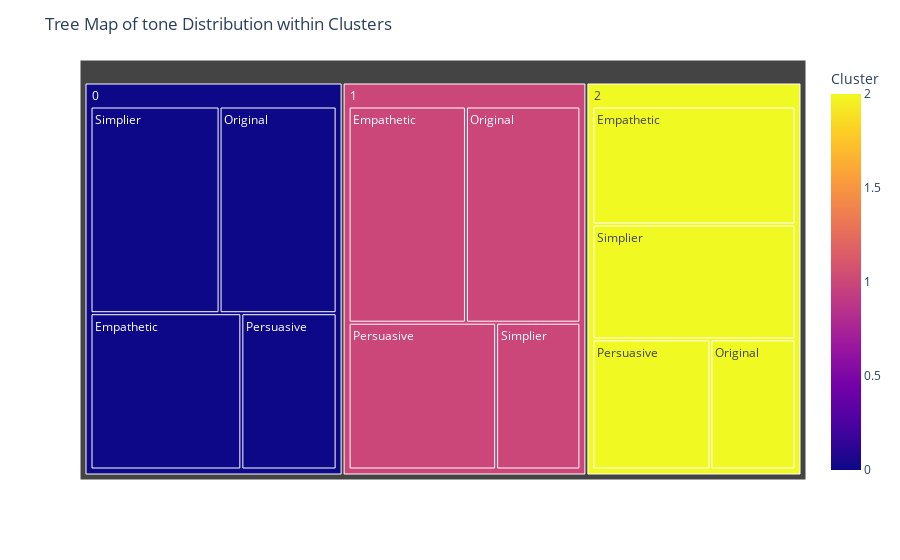

Here is the notebook cell this chart was saved with:
### Code cell
import plotly.express as px

# Example data setup (you may need to adjust based on your actual data structure)
# Aggregate data for tree map
tree_data = df_umap.groupby(['Cluster', 'tone']).size().reset_index(name='count')

# Create tree map
fig = px.treemap(tree_data, path=['Cluster', 'tone'], values='count', color='Cluster', hover_data=['count'])
fig.update_layout(title='Tree Map of tone Distribution within Clusters')
fig.show()

### Figure 1 — Plotly figure (JSON) as saved in the notebook; plotly's stock layout.template omitted (floating-point values rounded to 4 significant figures)
{"data": [{"branchvalues": "total", "customdata": [[38, 0], [41, 1], [39, 2], [39, 0], [40, 1], [18, 2], [24, 0], [35, 1], [25, 2], [43, 0], [20, 1], [38, 2], [144, 0], [136, 1], [120, 2]], "domain": {"x": [0, 1], "y": [0, 1]}, "hovertemplate": "labels=%{label}<br>count=%{customdata[0]}<br>parent=%{parent}<br>id=%{id}<br>Cluster=%{color}<extra></extra>", "ids": ["0/Empathetic", "1/Empathetic", "2/Empathetic", "0/Original", "1/Original", "2/Original", "0/Persuasive", "1/Persuasive", "2/Persuasive", "0/Simplier", "1/Simplier", "2/Simplier", "0", "1", "2"], "labels": ["Empathetic", "Empathetic", "Empathetic", "Original", "Original", "Original", "Persuasive", "Persuasive", "Persuasive", "Simplier", "Simplier", "Simplier", "0", "1", "2"], "marker": {"coloraxis": "coloraxis", "colors": [0, 1, 2, 0, 1, 2, 0, 1, 2, 0, 1, 2, 0, 1, 2]}, "name": "", "parents": ["0", "1", "2", "0", "1", "2", "0", "1", "2", "0", "1", "2", "", "", ""], "type": "treemap", "values": [38, 41, 39, 39, 40, 18, 24, 35, 25, 43, 20, 38, 144, 136, 120]}], "layout": {"coloraxis": {"colorbar": {"title": {"text": "Cluster"}}, "colorscale": [[0, "#0d0887"], [0.1111, "#46039f"], [0.2222, "#7201a8"], [0.3333, "#9c179e"], [0.4444, "#bd3786"], [0.5556, "#d8576b"], [0.6667, "#ed7953"], [0.7778, "#fb9f3a"], [0.8889, "#fdca26"], [1, "#f0f921"]]}, "legend": {"tracegroupgap": 0}, "margin": {"t": 60}, "title": {"text": "Tree Map of tone Distribution within Clusters"}}}
